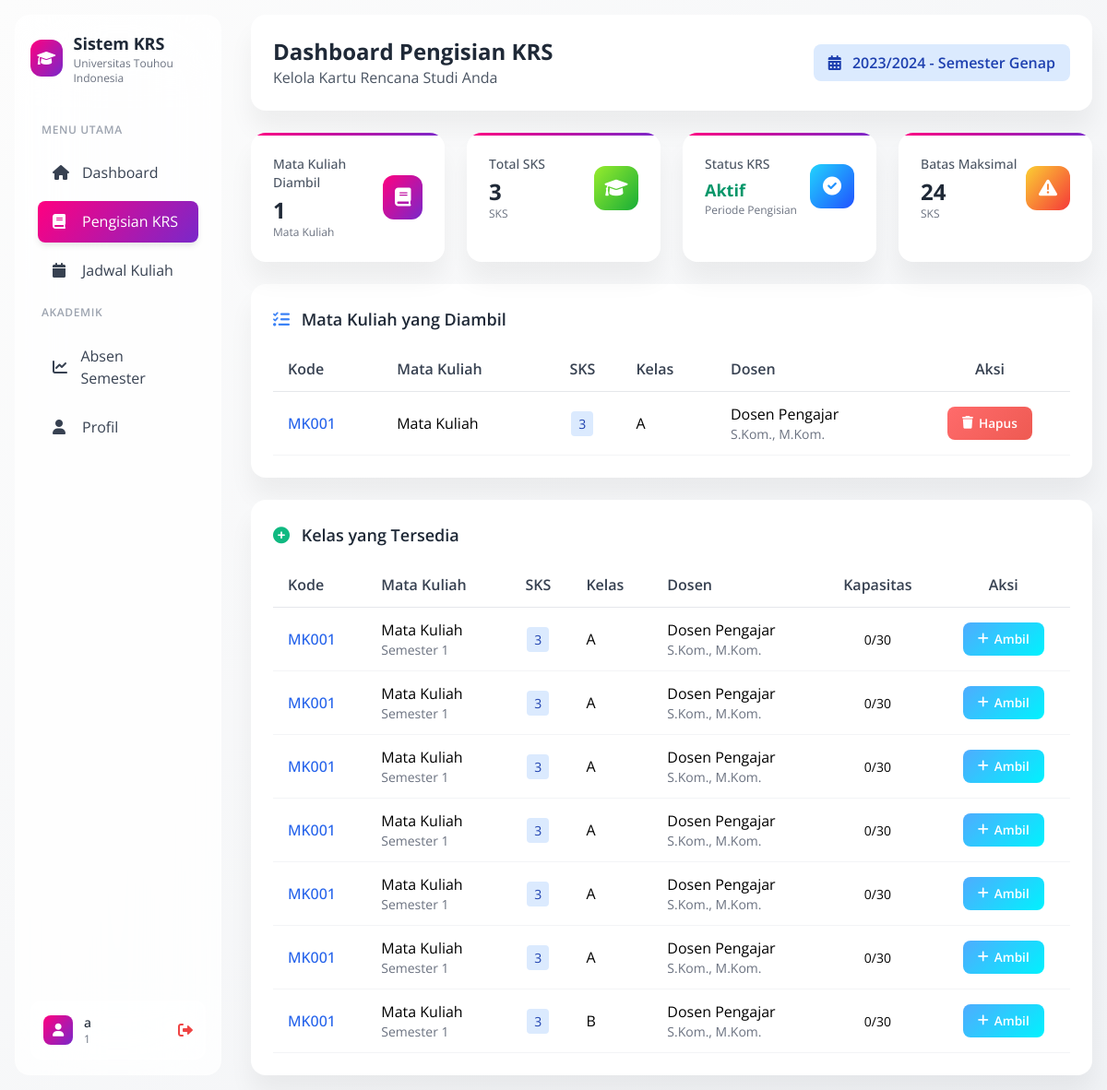
The app's page /sistem-krs/krs-dashboard.php (signed in), older data.
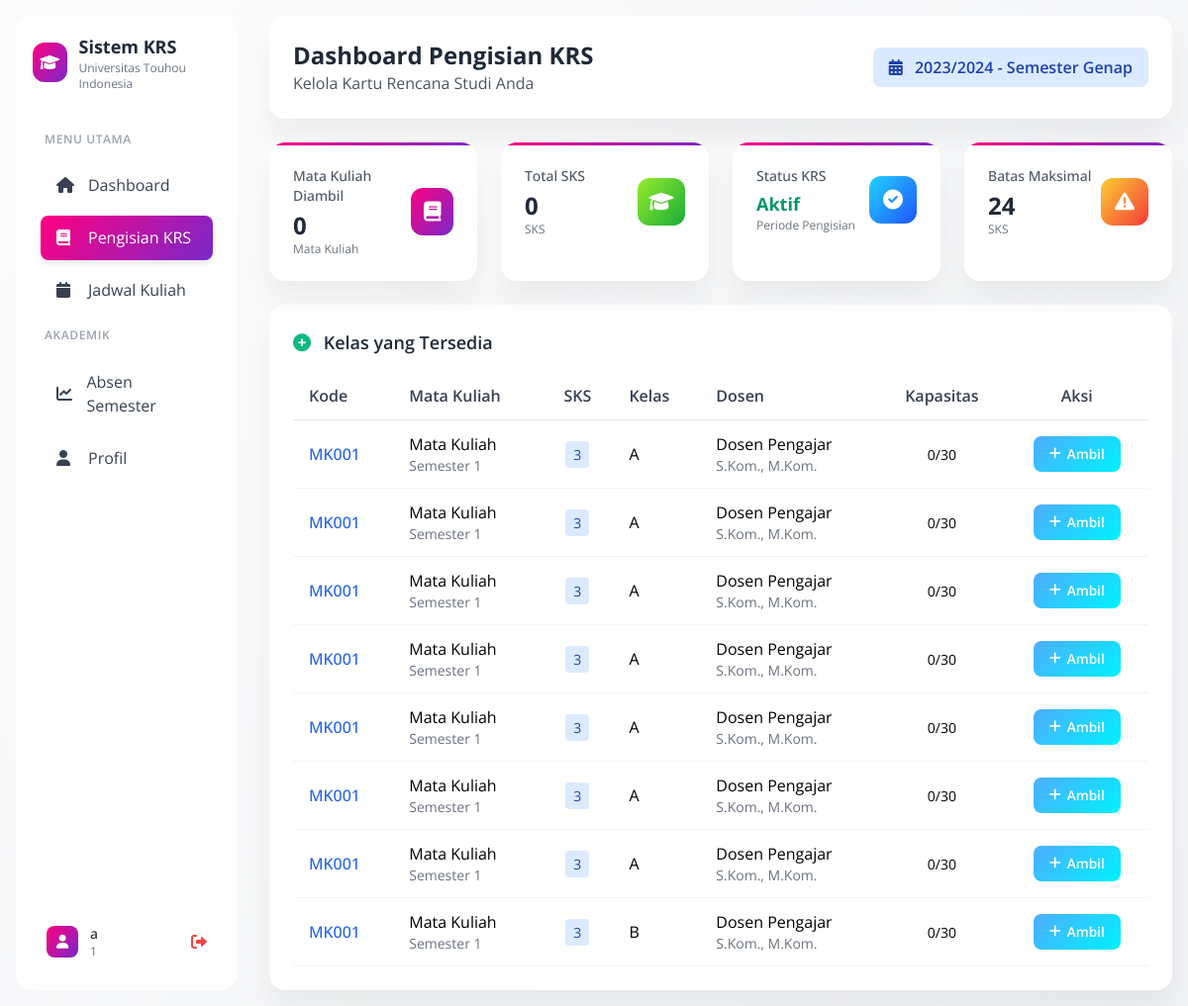
The same page, newer data.
### tables this page shows
CREATE TABLE `krs` (
  `id_krs` int(11) NOT NULL,
  `id_mahasiswa` int(11) NOT NULL,
  `id_kelas` int(11) NOT NULL,
  `tanggal_ambil` datetime DEFAULT current_timestamp(),
  `nilai_angka` decimal(4,2) DEFAULT NULL,
  `nilai_huruf` varchar(2) DEFAULT NULL,
  `status_krs` enum('Aktif','Selesai','Batal') DEFAULT 'Aktif',
  `created_at` timestamp NOT NULL DEFAULT current_timestamp()
);

CREATE TABLE `kelas` (
  `id_kelas` int(11) NOT NULL,
  `id_matakuliah` int(11) NOT NULL,
  `id_dosen` int(11) NOT NULL,
  `id_tahun_akademik` int(11) NOT NULL,
  `nama_kelas` varchar(50) NOT NULL,
  `kapasitas` int(4) NOT NULL DEFAULT 40,
  `tanggal_mulai` date DEFAULT NULL,
  `tanggal_selesai` date DEFAULT NULL,
  `created_at` timestamp NOT NULL DEFAULT current_timestamp()
);

### sistem-krs/krs-dashboard.php (the view, shortened to what the changed rows need)
<?php
$database = new Database();
$conn = $database->getConnection();
$krs_query = "SELECT krs.*,
                     'Mata Kuliah' as nama_matakuliah,
                     'MK001' as kode_matakuliah,
                     3 as sks,
                     'Dosen Pengajar' as nama_dosen,
                     'S.Kom., M.Kom.' as gelar,
                     kl.nama_kelas
              FROM krs
              JOIN kelas kl ON krs.id_kelas = kl.id_kelas
              WHERE krs.id_mahasiswa = :id_mahasiswa AND krs.status_krs = 'Aktif'";
$krs_stmt = $conn->prepare($krs_query);
$krs_stmt->bindValue(':id_mahasiswa', $_SESSION['user_id']);
$krs_stmt->execute();
$current_krs = $krs_stmt->fetchAll(PDO::FETCH_ASSOC);
$total_sks = count($current_krs) * 3;
$available_query = "SELECT kl.*,
                           'Mata Kuliah' as nama_matakuliah,
                           'MK001' as kode_matakuliah,
                           3 as sks,
                           1 as semester,
                           'Dosen Pengajar' as nama_dosen,
                           'S.Kom., M.Kom.' as gelar,
                           30 as kapasitas,
                           0 as terisi
                    FROM kelas kl
                    WHERE kl.id_kelas NOT IN (
                        SELECT COALESCE(k.id_kelas, 0) FROM krs k WHERE k.id_mahasiswa = :id_mahasiswa AND k.status_krs = 'Aktif'
                    )
                    ORDER BY kl.nama_kelas
                    LIMIT 10";
$available_stmt = $conn->prepare($available_query);
$available_stmt->bindValue(':id_mahasiswa', $_SESSION['user_id']);
$available_stmt->execute();
$available_classes = $available_stmt->fetchAll(PDO::FETCH_ASSOC);
?>
<!DOCTYPE html>
<html lang="id">
<head>
    <link href="https://cdn.jsdelivr.net/npm/tailwindcss@2.2.19/dist/tailwind.min.css" rel="stylesheet">
    <link href="https://cdnjs.cloudflare.com/ajax/libs/font-awesome/6.0.0/css/all.min.css" rel="stylesheet">
</head>
<body class="bg-gray-50">
    <div class="flex min-h-screen">
        <div class="w-64 p-4">
            <div class="sidebar-soft h-full p-4">
                <div class="flex items-center gap-3 mb-8">
                    <div>
                        <h2 class="text-lg font-bold text-gray-800">Sistem KRS</h2>
                    </div>
                </div>
            </div>
        </div>
        <div class="flex-1 p-4">
            <div class="card mb-6">
                <div class="p-6">
                    <div class="flex items-center justify-between">
                        <div>
                            <h1 class="text-2xl font-bold text-gray-800">Dashboard Pengisian KRS</h1>
                        </div>
                    </div>
                </div>
            </div>
            <div class="grid grid-cols-1 md:grid-cols-2 lg:grid-cols-4 gap-6 mb-6">
                <div class="stats-card">
                    <div class="flex items-center justify-between">
                        <div>
                            <p class="text-sm font-medium text-gray-600 mb-1">Mata Kuliah Diambil</p>
                            <h3 class="text-2xl font-bold text-gray-800"><?php echo count($current_krs); ?></h3>
                            <p class="text-xs text-gray-500">Mata Kuliah</p>
                        </div>
                    </div>
                </div>
                <div class="stats-card">
                    <div class="flex items-center justify-between">
                        <div>
                            <p class="text-sm font-medium text-gray-600 mb-1">Total SKS</p>
                            <h3 class="text-2xl font-bold text-gray-800"><?php echo $total_sks; ?></h3>
                            <p class="text-xs text-gray-500">SKS</p>
                        </div>
                    </div>
                </div>
            </div>
            <?php if (!empty($current_krs)): ?>
            <div class="card mb-6">
                <div class="p-6">
                    <h3 class="text-lg font-semibold text-gray-800 mb-4">
                        <i class="fas fa-list-check text-blue-500 mr-2"></i>
                        Mata Kuliah yang Diambil
                    </h3>
                    <div class="overflow-x-auto">
                        <table class="w-full">
                            <thead>
                                <tr class="border-b border-gray-200">
                                    <th class="text-left py-3 px-4 font-semibold text-gray-700">Kode</th>
                                    <th class="text-left py-3 px-4 font-semibold text-gray-700">Mata Kuliah</th>
                                    <th class="text-center py-3 px-4 font-semibold text-gray-700">SKS</th>
                                    <th class="text-left py-3 px-4 font-semibold text-gray-700">Kelas</th>
                                    <th class="text-left py-3 px-4 font-semibold text-gray-700">Dosen</th>
                                    <th class="text-center py-3 px-4 font-semibold text-gray-700">Aksi</th>
                                </tr>
                            </thead>
                            <tbody>
                                <?php foreach ($current_krs as $krs): ?>
                                <tr class="border-b border-gray-100 hover:bg-gray-50">
                                    <td class="py-3 px-4 font-medium text-blue-600">
                                        <?php echo $krs['kode_matakuliah']; ?></td>
                                    <td class="py-3 px-4"><?php echo $krs['nama_matakuliah']; ?></td>
                                    <td class="text-center py-3 px-4">
                                        <span
                                            class="bg-blue-100 text-blue-800 px-2 py-1 rounded text-sm"><?php echo $krs['sks']; ?></span>
                                    </td>
                                    <td class="py-3 px-4"><?php echo $krs['nama_kelas']; ?></td>
                                    <td class="py-3 px-4">
                                        <div>
                                            <div><?php echo $krs['nama_dosen']; ?></div>
                                            <div class="text-sm text-gray-500"><?php echo $krs['gelar']; ?></div>
                                        </div>
                                    </td>
                                    <td class="text-center py-3 px-4">
                                        <form method="POST" style="display: inline;">
                                            <button type="submit" class="btn btn-danger"
                                                onclick="return confirm('Yakin ingin menghapus mata kuliah ini?')">
                                                <i class="fas fa-trash"></i> Hapus
                                            </button>
                                        </form>
                                    </td>
                                </tr>
                                <?php endforeach; ?>
                            </tbody>
                        </table>
                    </div>
                </div>
            </div>
            <?php endif; ?>
            <div class="card">
                <div class="p-6">
                    <?php if (empty($available_classes)): ?>
                    <div class="text-center py-8">
                        <i class="fas fa-info-circle text-4xl text-gray-400 mb-4"></i>
                        <h4 class="text-lg font-semibold text-gray-600 mb-2">Tidak Ada Kelas Tersedia</h4>
                        <p class="text-gray-500">Semua kelas sudah diambil atau belum ada kelas yang dibuka.</p>
                    </div>
                    <?php else: ?>
                    <div class="overflow-x-auto">
                        <table class="w-full">
                            <thead>
                                <tr class="border-b border-gray-200">
                                    <th class="text-left py-3 px-4 font-semibold text-gray-700">Kode</th>
                                    <th class="text-left py-3 px-4 font-semibold text-gray-700">Mata Kuliah</th>
                                    <th class="text-center py-3 px-4 font-semibold text-gray-700">SKS</th>
                                    <th class="text-left py-3 px-4 font-semibold text-gray-700">Kelas</th>
                                    <th class="text-left py-3 px-4 font-semibold text-gray-700">Dosen</th>
                                    <th class="text-center py-3 px-4 font-semibold text-gray-700">Kapasitas</th>
                                    <th class="text-center py-3 px-4 font-semibold text-gray-700">Aksi</th>
                                </tr>
                            </thead>
                            <tbody>
                                <?php foreach ($available_classes as $class): ?>
                                <tr class="border-b border-gray-100 hover:bg-gray-50">
                                    <td class="py-3 px-4 font-medium text-blue-600">
                                        <?php echo $class['kode_matakuliah']; ?></td>
                                    <td class="py-3 px-4">
                                        <div>
                                            <div><?php echo $class['nama_matakuliah']; ?></div>
                                            <div class="text-sm text-gray-500">Semester
                                                <?php echo $class['semester']; ?></div>
                                        </div>
                                    </td>
                                    <td class="text-center py-3 px-4">
                                        <span
                                            class="bg-blue-100 text-blue-800 px-2 py-1 rounded text-sm"><?php echo $class['sks']; ?></span>
                                    </td>
                                    <td class="py-3 px-4"><?php echo $class['nama_kelas']; ?></td>
                                    <td class="py-3 px-4">
                                        <div>
                                            <div><?php echo $class['nama_dosen']; ?></div>
                                            <div class="text-sm text-gray-500"><?php echo $class['gelar']; ?></div>
                                        </div>
                                    </td>
                                    <td class="text-center py-3 px-4">
                                        <span
                                            class="text-sm"><?php echo $class['terisi']; ?>/<?php echo $class['kapasitas']; ?></span>
                                    </td>
                                    <td class="text-center py-3 px-4">
                                        <form method="POST" style="display: inline;">
                                            <button type="submit" class="btn btn-primary">
                                                <i class="fas fa-plus"></i> Ambil
                                            </button>
                                        </form>
                                    </td>
                                </tr>
                                <?php endforeach; ?>
                            </tbody>
                        </table>
                    </div>
                    <?php endif; ?>
                </div>
            </div>
        </div>
    </div>
</body>
</html>

Row changes from the older to the newer data that the page shows:
removed krs: kode_matakuliah "MK001", nama_matakuliah "Mata Kuliah", sks "3", id_kelas.nama_kelas "A", nama_dosen "Dosen Pengajar", gelar "S.Kom., M.Kom."
now on this page (row unchanged): kelas: kode_matakuliah "MK001", nama_matakuliah "Mata Kuliah", semester "1", sks "3", nama_kelas "A", nama_dosen "Dosen Pengajar", gelar "S.Kom., M.Kom.", terisi "0", kapasitas "30"
Text that changed along with them:
count($current_krs): "1" → "0"
$total_sks: "3" → "0"
text no longer shown: "Mata Kuliah yang Diambil Kode Mata Kuliah SKS Kelas Dosen Aksi"
